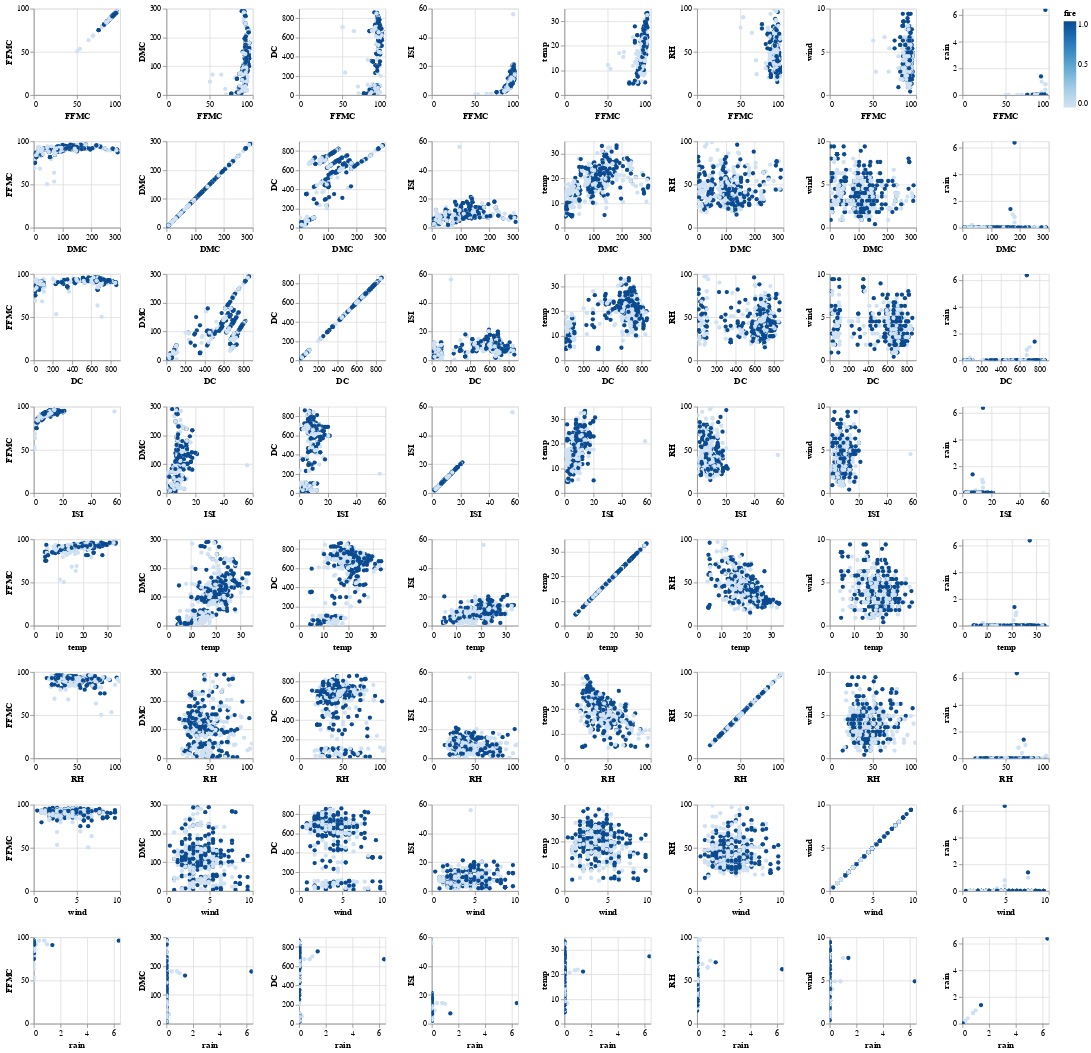

Notebook code cell kept with this figure:
### Code cell
alt.Chart(cleaned_train_set).mark_circle().encode(
    x = alt.X(alt.repeat("row"), type = "quantitative"),
    y = alt.Y(alt.repeat("column"), type = "quantitative"),
    color = "fire"
).properties(
    width = 110,
    height = 110
).repeat(
    column = ["FFMC", "DMC", "DC", "ISI", "temp", "RH", "wind", "rain"],
    row = ["FFMC", "DMC", "DC", "ISI", "temp", "RH", "wind", "rain"]
).configure_mark(
    opacity = 1
).interactive()

### Figure 1 — Vega-Lite specification as saved in the notebook (floating-point values rounded to 4 significant figures; data arrays with more than 128 entries replaced by an {"elided": "..."} marker saying what was removed)
{"$schema": "https://vega.github.io/schema/vega-lite/v4.8.1.json", "config": {"mark": {"opacity": 1}, "view": {"continuousHeight": 300, "continuousWidth": 400}}, "datasets": {"data-f7c9b8682e7db436d0be7431234f2181": {"elided": "413 records"}}, "repeat": {"column": ["FFMC", "DMC", "DC", "ISI", "temp", "RH", "wind", "rain"], "row": ["FFMC", "DMC", "DC", "ISI", "temp", "RH", "wind", "rain"]}, "spec": {"data": {"name": "data-f7c9b8682e7db436d0be7431234f2181"}, "encoding": {"color": {"field": "fire", "type": "quantitative"}, "x": {"field": {"repeat": "row"}, "type": "quantitative"}, "y": {"field": {"repeat": "column"}, "type": "quantitative"}}, "height": 110, "mark": "circle", "selection": {"selector001": {"bind": "scales", "encodings": ["x", "y"], "type": "interval"}}, "width": 110}}
